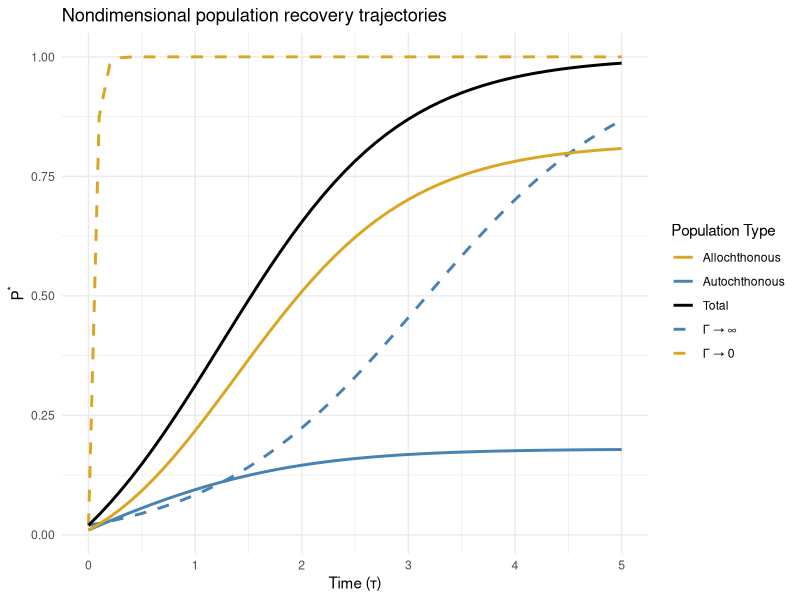
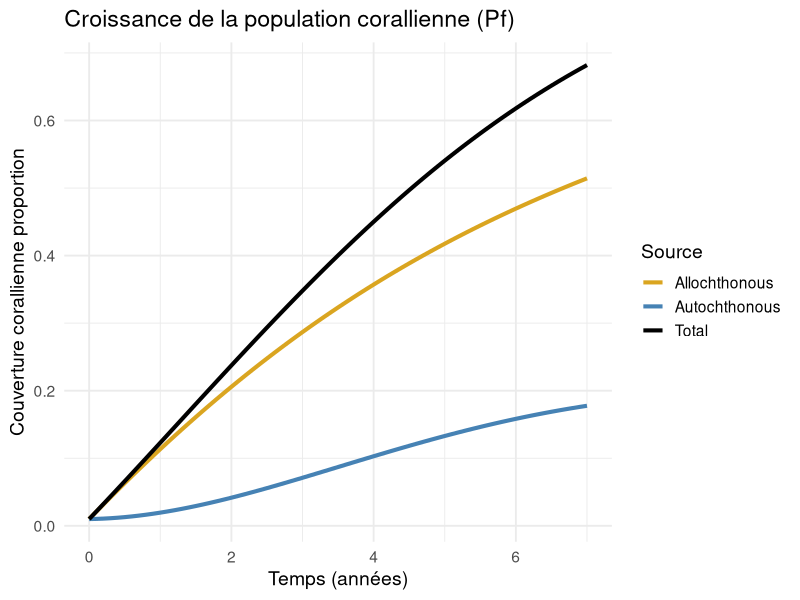
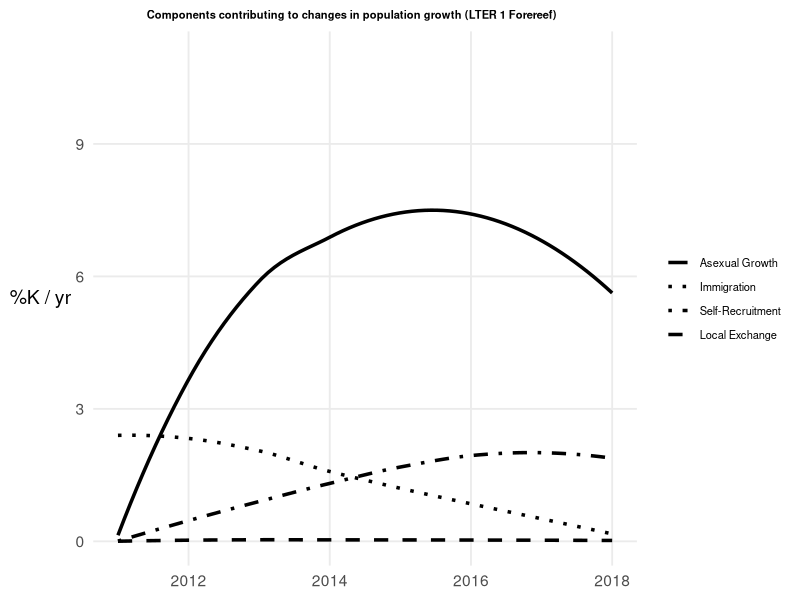
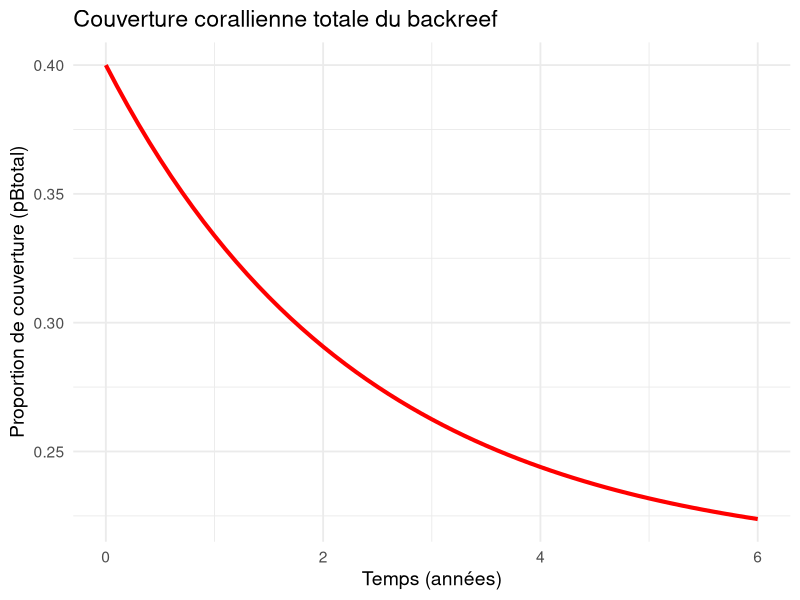
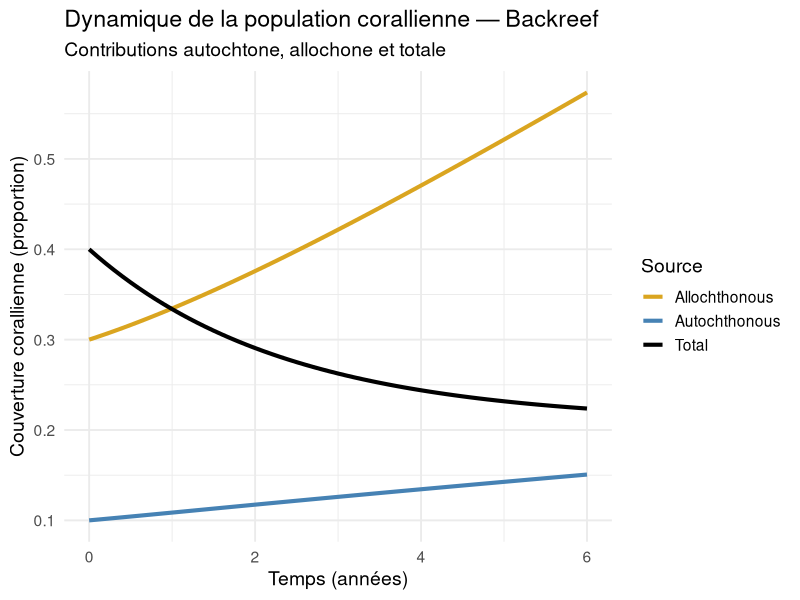
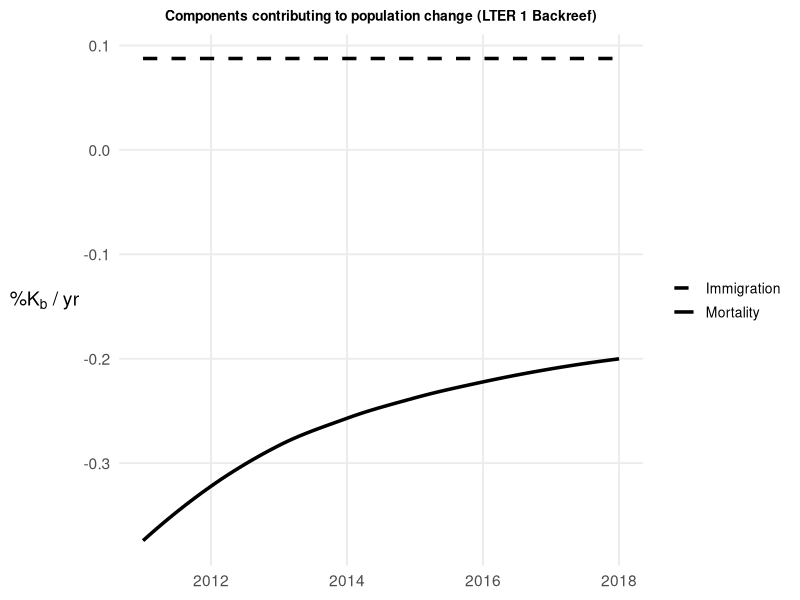
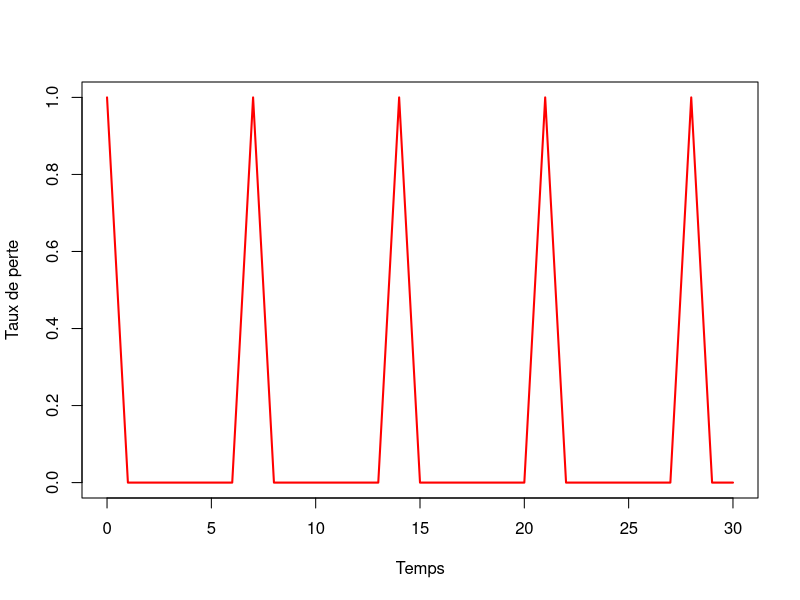
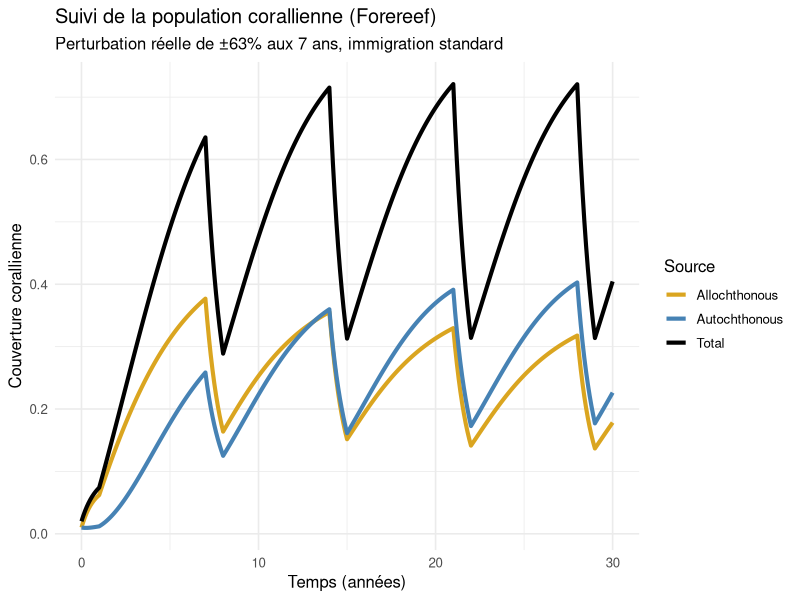

Write R code to recreate these figures, in order.
# PARTIE 1----
# Script des cas limites----
# Script de trajectoires de population sans dimension - figure 2
#Installer et charger les bibliothèques nécessaires
install.packages("deSolve")
install.packages("ggplot2")
library(deSolve)
library(ggplot2)

#Modèle d'équations différentielles
model <- function(t, state, parameters) {
  P_auto <- state[1]  #Population autochtone
  P_allo <- state[2]  #Population allochthone
  K <- parameters$K   #Capacité de soutien
  I <- parameters$I   #Immigration
  Gamma <- parameters$Gamma   #Taux de regénération intrinsèque (facteur de croissance)
  
  #Normalisation des paramètres par la capacité de soutien
  P_auto_norm <- P_auto / K
  P_allo_norm <- P_allo / K
  
  #Équations différentielles du modèle, basées sur les équations 3 de l'article
  #On additionne les deux populations pour le facteur de densité-dépendance pour que notre échelle des y soit sur 1, et non 2
  dP_auto <- (P_auto_norm + P_allo_norm + I/Gamma) * (1 - (P_auto_norm + P_allo_norm))  
  dP_allo <- I/Gamma * (1 - (P_auto_norm + P_allo_norm))  
  
  list(c(dP_auto, dP_allo))
}

#Paramètres du modèle
parameters <- list(K = 1, I = 1)  

#Conditions initiales (ces conditions sont les mêmes que dans le graphique de l'article)
state <- c(P_auto = 0.01, P_allo = 0.01)

#Temps de simulation
times <- seq(0, 5, by = 0.1)

#Résoudre l'ODE pour différents Gamma
parameters$Gamma <- 10   #Cas intermédiaire
out_intermediate <- ode(y = state, times = times, func = model, parms = parameters)

parameters$Gamma <- 0.1   #Immigration dominante (Γ → 0)
out_immigration <- ode(y = state, times = times, func = model, parms = parameters)

parameters$Gamma <- 100   #Croissance intrinsèque dominante (Γ → ∞)
out_intrinsic <- ode(y = state, times = times, func = model, parms = parameters)

#Convertir les résultats en dataframes
df_intermediate <- as.data.frame(out_intermediate)
df_immigration <- as.data.frame(out_immigration)
df_intrinsic <- as.data.frame(out_intrinsic)

#Calculer la population totale
df_intermediate$Total <- df_intermediate$P_auto + df_intermediate$P_allo
df_intrinsic$Total <- df_intrinsic$P_auto + df_intrinsic$P_allo
df_immigration$Total <- df_immigration$P_auto + df_immigration$P_allo

#Tracer la figure avec inversion des couleurs des lignes pleines
ggplot() +
  #Courbes en pointillés pour les cas limites (pas modifiées)
  geom_line(data = df_intrinsic, aes(x = time, y = Total, color = "Γ → ∞"), linetype = "dashed", size = 1) +
  geom_line(data = df_immigration, aes(x = time, y = Total, color = "Γ → 0"), linetype = "dashed", size = 1) +
  
  #Courbes solides pour Γ = 10 
  geom_line(data = df_intermediate, aes(x = time, y = Total, color = "Total"), size = 1) +
  geom_line(data = df_intermediate, aes(x = time, y = P_allo, color = "Autochthonous"), size = 1) +  
  geom_line(data = df_intermediate, aes(x = time, y = P_auto, color = "Allochthonous"), size = 1) +  
  
  #Personnalisation avec couleurs corrigées
  labs(x = "Time (τ)", y = expression(P^"*"), color = "Population Type") +
  theme_minimal() +
  ggtitle("Nondimensional population recovery trajectories") +
  scale_color_manual(values = c("Γ → ∞" = "steelblue", "Γ → 0" = "goldenrod", 
                                "Total" = "black", "Allochthonous" = "goldenrod", "Autochthonous" = "steelblue"))


#Script graphiques avant-récif 3a ----
#Aller chercher dans les bibliothèques
library(deSolve)
library(ggplot2)
library(dplyr)
library(tidyr)


#Paramètres du modèle
params <- list(
  rb = 0.05,   #Taux de croissance autochtone de la population backreef
  rf = 0.15,  #Taux de croissance autochtone de la population forereef
  sigma_f = 0.5,   #Intensité de la croissance larvaire (829 polypes/colonie)
  
  #Coefficients d’interactions (ζ(γβ))
  zeta_bb = 0.01,   #Influence de backreef sur backreef
  zeta_fb = 0.002,    #Influence de forereef sur backreef
  zeta_ff = 0.02,    #Influence de forereef sur forereef AUTO
  zeta_bf = 0.1,   #Influence de backreef sur forereef ALLO (négligeable)
  
  #Apports externes constants
  Ib = 0.08,   #Immigration du backreef
  If = 0.09,       #Immigration du forereef
  
  #Capacités de soutien en proportion?
  Kb = 0.64,     #Capacité de soutien du backreef 0.64 dans article (observé)
  Kf = 0.8     #Capacité de soutien du forereef  0.8 dans article
)

# MODELE 2 - Équations différentielles selon les équations 4
model <- function(time, state, parameters) {
  with(as.list(c(state, parameters)), {
    dFallo  <- sigma_f * zeta_bf * pBtotal + If * (1 - pFtotal / Kf)
    dFauto  <- pFtotal * (rf + sigma_f * zeta_ff) * (1 - pFtotal / Kf)
    dFtotal <- dFallo + dFauto
    dBallo  <- sigma_f * zeta_fb * pFtotal + Ib * (1 - pBtotal / Kb)
    dBauto  <- pBtotal * (rb + sigma_f * zeta_bb) * (1 - pBtotal / Kb)
    dBtotal <- dBallo + dBauto
    list(c(dFallo, dFauto, dFtotal, dBallo, dBauto, dBtotal))
  })
}
#Conditions initiales  MODELE 2 de nos populations
state <- c(pFallo = 0.01, pFauto = 0.01, pFtotal = 0.01, pBallo = 0.3, pBauto = 0.1, pBtotal = 0.4)

#Intervalle de temps en années
times <- seq(0, 7, by = 0.1)

#Résolution numérique du système
out <- ode(y = state, times = times, func = model, parms = params)
out <- as.data.frame(out)

#Mise en forme pour ggplot
plot_data <- out %>%
  select(time, pFallo,pFauto,pFtotal) %>%
  rename(
    Total = pFtotal,
    Allochthonous = pFallo,
    Autochthonous = pFauto
  ) %>%
  pivot_longer(-time, names_to = "Source", values_to = "Value")

#Graphique
ggplot(plot_data, aes(x = time, y = Value, color = Source)) +
  geom_line(size = 1.4) +
  scale_color_manual(
    values = c(
      "Total" = "black",
      "Allochthonous" = "goldenrod",
      "Autochthonous" = "steelblue"  
    )
  ) +
  labs(
    title = "Croissance de la population corallienne (Pf)",
    x = "Temps (années)",
    y = "Couverture corallienne proportion"
  ) +
  theme_minimal(base_size = 14)





# Script graphiques avant-récif 3c----
#Aller chercher dans les bibliothèques
library(ggplot2)
library(dplyr)
library(tidyr)

#Données modélisées
years <- 2011:2018   #Années de l'étude
n <- length(years)

Pf <- seq(0.05, 0.6, length.out = n)   #Population forereef
Pb <- seq(0.2, 0.5, length.out = n)   #Population backreef
Pf[1] <- 0   #Forcer à commencer à 0
Pb[1] <- 0   #Force à commencer à 0

Kf <- 0.8   #Capacité de charge de 80%
rf <- 0.12   #Taux de croissance asexuée 
sigma_f <- 0.05   #Taux de reproduction larvaire (estimé)

zeta_ff <- seq(0.2, 0.8, length.out = n)   #Autorecrutement (forereef vers forereef)
zeta_bf <- seq(0.01, 0.01, length.out = n)   #Recrutement d'échange (forereef vers backreef)
If <- c(0.0075, 0.0095, 0.0085, 0.008, 0.007, 0.006, 0.005, 0.002)   #Immigration externe (données modélisées)

#Calcul des composantes dPf/dt 
asexual <- Pf * rf   #Croissance asexuée
self_recruit <- Pf * sigma_f * zeta_ff   #Autorecrutement (autochtone)
local_exchange <- Pb * sigma_f * zeta_bf   #Échange local
immigration <- If   #Immigration (allochtone)

density_factor <- (1 - Pf / Kf)   #Facteur de densité-dépendance

#Ajustement de chaque composante par le facteur de densité-dépendance
asexual_adj <- asexual * density_factor
self_recruit_adj <- self_recruit * density_factor
local_exchange_adj <- local_exchange * density_factor
immigration_adj <- immigration * density_factor

#Création du dataframe pour le graphique
df <- data.frame(
  Year = rep(years, 4),
  Component = rep(c("Asexual Growth", "Self-Recruitment", "Local Exchange", "Immigration"), each = n),
  Value = c(asexual_adj, self_recruit_adj, local_exchange_adj, immigration_adj)
)

#Mise en forme des données en pourcentage de la capacité de charge par an
df$PercentK <- 100 * df$Value / Kf
scaling_factor <- 2.5   #Amplification des courbes pour un meilleur effet visuel
df$PercentK <- df$PercentK * scaling_factor

#Graphique lissé
ggplot(df, aes(x = Year, y = PercentK, linetype = Component)) +
  geom_smooth(se = FALSE, method = "loess", size = 1.2, color = "black") +
  scale_linetype_manual(
    values = c("solid", "dotted", "dotdash", "dashed"),
    breaks = c("Asexual Growth", "Immigration", "Self-Recruitment", "Local Exchange")
  ) +
  labs(
    title = "Components contributing to changes in population growth (LTER 1 Forereef)",
    y = expression("%K / yr"),
    x = NULL,
    linetype = NULL
  ) +
  coord_cartesian(ylim = c(0, 11)) +
  theme_minimal(base_size = 14) +
  theme(
    legend.position = "right",
    legend.text = element_text(size = 8),
    legend.title = element_text(size = 10),
    panel.grid.minor = element_blank(),
    axis.title.y = element_text(angle = 0, vjust = 0.5),
    plot.title = element_text(hjust = 0.4, face = "bold", size = 8)
  )





# Script graphiques après-récifs 4a----
#Différences: ajout de mortalité et changements états initiaux. 
params <- list(
  mortal <- 0.3,  #taux de mortalité du backreef. 
  
  rb = 0.05,   #Taux de croissance autochtone de la population backreef
  rf = 0.15,  #Taux de croissance autochtone de la population forereef
  sigma_f = 0.5,   #Intensité de la croissance larvaire (829 polypes/colonie)
  
  #Coefficients d’interactions (ζ(γβ))
  zeta_bb = 0.01,   #Influence de backreef sur backreef
  zeta_fb = 0.002,    #Influence de forereef sur backreef #faible
  zeta_ff = 0.2,    #Influence de forereef sur forereef AUTO
  zeta_bf = 0.1,   #Influence de backreef sur forereef ALLO
  
  #Apports externes constants
  Ib = 0.08,   #Immigration du backreef  tiré du graphique 4c
  If = 0.09,       #Immigration du forereef
  
  #Capacités de soutien en proportion?
  Kb = 0.64,     #Capacité de soutien du backreef 0.64 dans article (observé)
  Kf = 0.8     #Capacité de soutien du forereef  0.8 dans article
)

# MODELE 2 - Équations différentielles selon les équations 4
model <- function(time, state, parameters) {
  with(as.list(c(state, parameters)), {
    dFallo  <- sigma_f * zeta_bf * pBtotal + If * (1 - pFtotal / Kf)
    dFauto  <- pFtotal * (rf + sigma_f * zeta_ff) * (1 - pFtotal / Kf)
    dFtotal <- dFallo + dFauto
    dBallo  <- sigma_f * zeta_fb * pFtotal + Ib * (1 - pBtotal / Kb)
    dBauto  <- pBtotal * (rb + sigma_f * zeta_bb) * (1 - pBtotal / Kb)
    dBtotal <- dBallo + dBauto - mortal * pBtotal           ####ici, ajout du paramètre de mortalité
    list(c(dFallo, dFauto, dFtotal, dBallo, dBauto, dBtotal))
  })
}
#Conditions initiales  MODELE 2 de nos populations
state <- c(pFallo = 0.01, pFauto = 0.01, pFtotal = 0.01, pBallo = 0.3, pBauto = 0.1, pBtotal = 0.4)

#Intervalle de temps en années
times <- seq(0, 6, by = 0.1)

#Résolution numérique du système
out <- ode(y = state, times = times, func = model, parms = params)
out <- as.data.frame(out)

#graphique qui reproduit la figure 4a
ggplot(out, aes(x = time, y = pBtotal)) +
  geom_line(color = "red", size = 1.4) +
  labs(
    title = "Couverture corallienne totale du backreef",
    x = "Temps (années)",
    y = "Proportion de couverture (pBtotal)"
  ) +
  theme_minimal(base_size = 14)


#Si on veux afficher vraiment toutes les courbes.(garder en tête que la mortalité est appliquée après la somme des courbes)
backreef_data <- out %>%
  select(time, pBallo, pBauto, pBtotal) %>%
  rename(
    Allochthonous = pBallo,
    Autochthonous = pBauto,
    Total = pBtotal
  ) %>%
  pivot_longer(-time, names_to = "Source", values_to = "Value")

# Graphique
ggplot(backreef_data, aes(x = time, y = Value, color = Source)) +
  geom_line(size = 1.4) +
  scale_color_manual(
    values = c(
      "Total" = "black",
      "Allochthonous" = "goldenrod",
      "Autochthonous" = "steelblue"
    )
  ) +
  labs(
    title = "Dynamique de la population corallienne — Backreef",
    subtitle = "Contributions autochtone, allochone et totale",
    x = "Temps (années)",
    y = "Couverture corallienne (proportion)",
    color = "Source"
  ) +
  theme_minimal(base_size = 14)





# Script graphiques après-récifs 4c----
#Aller chercher les bibliothèques nécessaires
library(ggplot2)
library(dplyr)
library(tidyr)

#Paramètres
years <- 2011:2018   #Années de l'étude
n <- length(years)

# Populations
Pf <- seq(0.05, 0.6, length.out = n)  #Population forereef
Pb <- seq(0.2, 0.5, length.out = n)   #Population backreef
Pf[1] <- 0   #Forcer à commencer à 0
Pb[1] <- 0

#Paramètres biologiques
Kb <- 0.8   #Capacité de soutien (backreef)
rb <- 0.1   #Croissance asexuée (backreef)
sigma_f <- 0.05   #Taux de reproduction larvaire

zeta_bb <- seq(0.2, 0.7, length.out = n)  #Autorecrutement backreef vers backreef
zeta_fb <- rep(0.01, n)  #Échange forereef vers backreef

#Calcul des composantes dPb/dt
intrinsic <- Pb * (rb + sigma_f * zeta_bb)  #Croissance et autorecrutement
exchange <- Pf * sigma_f * zeta_fb          #Recrutement d’échange local
immigration <- rep(0.0007, n)   #Immigration

#Facteur de densité-dépendance
density_factor <- (1 - Pb / Kb)

#Ajustement de chaque composante par le facteur de densité-dépendance
intrinsic_adj <- intrinsic * density_factor
exchange_adj <- exchange * density_factor
immigration_adj <- immigration   #L'immigragtion reste constante peu importe la densité de la population

#Variation totale
total_change <- intrinsic_adj + exchange_adj + immigration_adj

#Estimation de la courbe de mortalité
mortalite <- -0.003 + 0.0022 * (years - min(years)) / ((years - min(years)) + 4)

#Création du dataframe pour le graphique
df_backreef <- data.frame(
  Year = rep(years, 2),
  Component = rep(c("Immigration", "Mortality"), each = n),
  Value = c(immigration_adj, mortalite)
)

#Mise en forme des données en pourcentage de la capacité de charge par an
df_backreef$PercentKb <- 100 * df_backreef$Value / Kb

#Graphique lissé
ggplot(df_backreef, aes(x = Year, y = PercentKb, linetype = Component)) +
  geom_smooth(se = FALSE, method = "loess", size = 1.2, color = "black") +
  scale_linetype_manual(values = c("Immigration" = "dashed", "Mortality" = "solid")) +
  labs(
    title = "Components contributing to population change (LTER 1 Backreef)",
    y = expression("%K"[b] * " / yr"),
    x = NULL,
    linetype = NULL
  ) +
  coord_cartesian(ylim = c(min(df_backreef$PercentKb), max(df_backreef$PercentKb))) +
  theme_minimal(base_size = 14) +
  theme(
    legend.position = "right",
    legend.text = element_text(size = 10),
    legend.title = element_text(size = 10),
    panel.grid.minor = element_blank(),
    axis.title.y = element_text(angle = 0, vjust = 0.5),
    plot.title = element_text(hjust = 0.5, face = "bold", size = 10)
  )





# PARTIE 2----
# Script graphique peak=1 period=7----
#fonction qui représente la variation de mortalité aux 7 ans
times <- seq(0,30, by=1)

#voir photo chatgpt pour comprendre que pour une vrai chute de 99%, il faut peak=5.
taux_perte <- function(t, peak = 1, period = 7, pulse_width = 1) {   #peak=amplitude de la perturbation. C'est une perte continue de 0,50/ans appliqué sur [width] ans.
  if ((t %% period) < pulse_width) { 
    return(peak)
  } else {
    
                  #donc si le temps est pas dans la période de perturbation, on retourne 0
    return(0) 
  }
}
#visualisation de cette fonction
plot(times, sapply(times, taux_perte), type = "l",
     ylab = "Taux de perte", xlab = "Temps", col = "red", lwd = 2)


#Paramètres du modèle
params <- list(
  mortal <- 0.6,  #taux de mortalité constante du backreef pck c difficile la vie.
  
  rb = 0.05,   #Taux de croissance autochtone de la population backreef
  rf = 0.15,  #Taux de croissance autochtone de la population forereef
  sigma_f = 0.5,   #Intensité de la croissance larvaire (829 polypes/colonie)
  
  #Coefficients d’interactions (ζ(γβ))
  zeta_bb = 0.01,   #Influence de backreef sur backreef
  zeta_fb = 0.002,    #Influence de forereef sur backreef
  zeta_ff = 0.2,    #Influence de forereef sur forereef AUTO
  zeta_bf = 0.1,   #Influence de backreef sur forereef ALLO
  
  #Apports externes constants
  Ib = 0.08,   #Immigration du backreef
  If = 0.09,       #Immigration du forereef
  
  #Capacités de soutien en proportion (basé sur étendue max observée, tiré de l'article)
  Kb = 0.64,     #Capacité de soutien du backreef 0.64 dans article (observé)
  Kf = 0.8     #Capacité de soutien du forereef  0.8 dans article
)

# MODELE 2 - Équations différentielles selon les équations 4 ici, j'ai enlevé pftotal, et je l'ai remplacé par la somme. 
model <- function(time, state, parameters) {
  with(as.list(c(state, parameters)), {
    pertes_t <- taux_perte(time)
    
    dFallo  <- (sigma_f * zeta_bf * pBtotal + If * (1 - (pFauto + pFallo) / Kf)) - (pertes_t * (pFallo))
    dFauto  <- ((pFauto + pFallo) * (rf + sigma_f * zeta_ff) * (1 - (pFauto + pFallo) / Kf)) - (pertes_t * (pFauto))
    
    dBallo  <- (sigma_f * zeta_fb * (pFauto + pFallo) + Ib * (1 - pBtotal / Kb)) - (pertes_t * pBallo)
    dBauto  <- (pBtotal * (rb + sigma_f * zeta_bb) * (1 - pBtotal / Kb)) - (pertes_t * pBauto)
    dBtotal <- (dBallo + dBauto - mortal * pBtotal) 
    
    list(c(dFallo, dFauto, dBallo, dBauto, dBtotal))
  })
}
#Conditions initiales  MODELE 2 de nos populations
state <- c(pFallo = 0.01, pFauto = 0.01, pBallo = 0.3, pBauto = 0.1, pBtotal = 0.4)

#Intervalle de temps en années
times <- seq(0, 30, by = 0.1)

#Résolution numérique du système
out <- ode(y = state, times = times, func = model, parms = params)
out <- as.data.frame(out)
out$pFtotal <- out$pFauto + out$pFallo  #calcul de la somme

#Mise en forme pour ggplot
plot_data <- out %>%
  select(time, pFallo,pFauto,pFtotal) %>%
  rename(
    Total = pFtotal,
    Allochthonous = pFallo,
    Autochthonous = pFauto
  ) %>%
  pivot_longer(-time, names_to = "Source", values_to = "Value")

#Graphique
ggplot(plot_data, aes(x = time, y = Value, color = Source)) +
  geom_line(size = 1.4) +
  scale_color_manual(
    values = c(
      "Total" = "black",
      "Allochthonous" = "goldenrod",
      "Autochthonous" = "steelblue"  
    )
  ) +
  labs(
    title = "Suivi de la population corallienne (Forereef)",
    subtitle = "Perturbation réelle de ±63% aux 7 ans, immigration standard",
    x = "Temps (années)",
    y = "Couverture corallienne"
  ) +
  theme_minimal(base_size = 12)




# Script graphique peak=1 period=2----
#fonction qui représente la variation de mortalité aux 7 ans
times <- seq(0,30, by=1)

#voir photo chatgpt pour comprendre que pour une vrai chute de 99%, il faut peak=5.
taux_perte <- function(t, peak = 1, period = 2, pulse_width = 1) {   #peak=amplitude de la perturbation. C'est une perte continue de 0,50/ans appliqué sur [width] ans.
  if ((t %% period) < pulse_width) { 
    return(peak)
  } else {
    
    #donc si le temps est pas dans la période de perturbation, on retourne 0
    return(0) 
  }
}
#visualisation de cette fonction
plot(times, sapply(times, taux_perte), type = "l",
     ylab = "Taux de perte", xlab = "Temps", col = "red", lwd = 2)


#Paramètres du modèle
params <- list(
  mortal <- 0.6,  #taux de mortalité constante du backreef pck c difficile la vie.
  
  rb = 0.05,   #Taux de croissance autochtone de la population backreef
  rf = 0.15,  #Taux de croissance autochtone de la population forereef
  sigma_f = 0.5,   #Intensité de la croissance larvaire (829 polypes/colonie)
  
  #Coefficients d’interactions (ζ(γβ))
  zeta_bb = 0.01,   #Influence de backreef sur backreef
  zeta_fb = 0.002,    #Influence de forereef sur backreef
  zeta_ff = 0.2,    #Influence de forereef sur forereef AUTO
  zeta_bf = 0.1,   #Influence de backreef sur forereef ALLO
  
  #Apports externes constants
  Ib = 0.08,   #Immigration du backreef
  If = 0.09,       #Immigration du forereef
  
  #Capacités de soutien en proportion (basé sur étendue max observée, tiré de l'article)
  Kb = 0.64,     #Capacité de soutien du backreef 0.64 dans article (observé)
  Kf = 0.8     #Capacité de soutien du forereef  0.8 dans article
)

# MODELE 2 - Équations différentielles selon les équations 4 ici, j'ai enlevé pftotal, et je l'ai remplacé par la somme. 
model <- function(time, state, parameters) {
  with(as.list(c(state, parameters)), {
    pertes_t <- taux_perte(time)
    
    dFallo  <- (sigma_f * zeta_bf * pBtotal + If * (1 - (pFauto + pFallo) / Kf)) - (pertes_t * (pFallo))
    dFauto  <- ((pFauto + pFallo) * (rf + sigma_f * zeta_ff) * (1 - (pFauto + pFallo) / Kf)) - (pertes_t * (pFauto))
    
    dBallo  <- (sigma_f * zeta_fb * (pFauto + pFallo) + Ib * (1 - pBtotal / Kb)) - (pertes_t * pBallo)
    dBauto  <- (pBtotal * (rb + sigma_f * zeta_bb) * (1 - pBtotal / Kb)) - (pertes_t * pBauto)
    dBtotal <- (dBallo + dBauto - mortal * pBtotal) 
    
    list(c(dFallo, dFauto, dBallo, dBauto, dBtotal))
  })
}
#Conditions initiales  MODELE 2 de nos populations
state <- c(pFallo = 0.01, pFauto = 0.01, pBallo = 0.3, pBauto = 0.1, pBtotal = 0.4)

#Intervalle de temps en années
times <- seq(0, 30, by = 0.1)

#Résolution numérique du système
out <- ode(y = state, times = times, func = model, parms = params)
out <- as.data.frame(out)
out$pFtotal <- out$pFauto + out$pFallo  #calcul de la somme

#Mise en forme pour ggplot
plot_data <- out %>%
  select(time, pFallo,pFauto,pFtotal) %>%
  rename(
    Total = pFtotal,
    Allochthonous = pFallo,
    Autochthonous = pFauto
  ) %>%
  pivot_longer(-time, names_to = "Source", values_to = "Value")

#Graphique
ggplot(plot_data, aes(x = time, y = Value, color = Source)) +
  geom_line(size = 1.4) +
  scale_color_manual(
    values = c(
      "Total" = "black",
      "Allochthonous" = "goldenrod",
      "Autochthonous" = "steelblue"  
    )
  ) +
  labs(
    title = "Suivi de la population corallienne (Forereef)",
    subtitle = "Perturbation réelle de ±63% aux 2 ans, immigration standard",
    x = "Temps (années)",
    y = "Couverture corallienne"
  ) +
  theme_minimal(base_size = 12)

# Script graphique peak=5 period=7----
#fonction qui représente la variation de mortalité aux 7 ans
#fonction qui représente la variation de mortalité aux 7 ans
times <- seq(0,30, by=1)

#voir photo chatgpt pour comprendre que pour une vrai chute de 99%, il faut peak=5.
taux_perte <- function(t, peak = 5, period = 7, pulse_width = 1) {   #peak=amplitude de la perturbation. C'est une perte continue de 0,50/ans appliqué sur [width] ans.
  if ((t %% period) < pulse_width) { 
    return(peak)
  } else {
    
    #donc si le temps est pas dans la période de perturbation, on retourne 0
    return(0) 
  }
}
#visualisation de cette fonction
plot(times, sapply(times, taux_perte), type = "l",
     ylab = "Taux de perte", xlab = "Temps", col = "red", lwd = 2)


#Paramètres du modèle
params <- list(
  mortal <- 0.6,  #taux de mortalité constante du backreef pck c difficile la vie.
  
  rb = 0.05,   #Taux de croissance autochtone de la population backreef
  rf = 0.15,  #Taux de croissance autochtone de la population forereef
  sigma_f = 0.5,   #Intensité de la croissance larvaire (829 polypes/colonie)
  
  #Coefficients d’interactions (ζ(γβ))
  zeta_bb = 0.01,   #Influence de backreef sur backreef
  zeta_fb = 0.002,    #Influence de forereef sur backreef
  zeta_ff = 0.2,    #Influence de forereef sur forereef AUTO
  zeta_bf = 0.1,   #Influence de backreef sur forereef ALLO
  
  #Apports externes constants
  Ib = 0.08,   #Immigration du backreef
  If = 0.09,       #Immigration du forereef
  
  #Capacités de soutien en proportion (basé sur étendue max observée, tiré de l'article)
  Kb = 0.64,     #Capacité de soutien du backreef 0.64 dans article (observé)
  Kf = 0.8     #Capacité de soutien du forereef  0.8 dans article
)

# MODELE 2 - Équations différentielles selon les équations 4 ici, j'ai enlevé pftotal, et je l'ai remplacé par la somme. 
model <- function(time, state, parameters) {
  with(as.list(c(state, parameters)), {
    pertes_t <- taux_perte(time)
    
    dFallo  <- (sigma_f * zeta_bf * pBtotal + If * (1 - (pFauto + pFallo) / Kf)) - (pertes_t * (pFallo))
    dFauto  <- ((pFauto + pFallo) * (rf + sigma_f * zeta_ff) * (1 - (pFauto + pFallo) / Kf)) - (pertes_t * (pFauto))
    
    dBallo  <- (sigma_f * zeta_fb * (pFauto + pFallo) + Ib * (1 - pBtotal / Kb)) - (pertes_t * pBallo)
    dBauto  <- (pBtotal * (rb + sigma_f * zeta_bb) * (1 - pBtotal / Kb)) - (pertes_t * pBauto)
    dBtotal <- (dBallo + dBauto - mortal * pBtotal) 
    
    list(c(dFallo, dFauto, dBallo, dBauto, dBtotal))
  })
}
#Conditions initiales  MODELE 2 de nos populations
state <- c(pFallo = 0.01, pFauto = 0.01, pBallo = 0.3, pBauto = 0.1, pBtotal = 0.4)

#Intervalle de temps en années
times <- seq(0, 30, by = 0.1)

#Résolution numérique du système
out <- ode(y = state, times = times, func = model, parms = params)
out <- as.data.frame(out)
out$pFtotal <- out$pFauto + out$pFallo  #calcul de la somme

#Mise en forme pour ggplot
plot_data <- out %>%
  select(time, pFallo,pFauto,pFtotal) %>%
  rename(
    Total = pFtotal,
    Allochthonous = pFallo,
    Autochthonous = pFauto
  ) %>%
  pivot_longer(-time, names_to = "Source", values_to = "Value")

#Graphique
ggplot(plot_data, aes(x = time, y = Value, color = Source)) +
  geom_line(size = 1.4) +
  scale_color_manual(
    values = c(
      "Total" = "black",
      "Allochthonous" = "goldenrod",
      "Autochthonous" = "steelblue"  
    )
  ) +
  labs(
    title = "Suivi de la population corallienne (Forereef)",
    subtitle = "Perturbation réelle de ±99% aux 7 ans, immigration standard",
    x = "Temps (années)",
    y = "Couverture corallienne"
  ) +
  theme_minimal(base_size = 12)

# Script graphique peak=5 period=2----
#fonction qui représente la variation de mortalité aux 7 ans
times <- seq(0,30, by=1)

#voir photo chatgpt pour comprendre que pour une vrai chute de 99%, il faut peak=5.
taux_perte <- function(t, peak = 5, period = 2, pulse_width = 1) {   #peak=amplitude de la perturbation. C'est une perte continue de 0,50/ans appliqué sur [width] ans.
  if ((t %% period) < pulse_width) { 
    return(peak)
  } else {
    
    #donc si le temps est pas dans la période de perturbation, on retourne 0
    return(0) 
  }
}
#visualisation de cette fonction
plot(times, sapply(times, taux_perte), type = "l",
     ylab = "Taux de perte", xlab = "Temps", col = "red", lwd = 2)


#Paramètres du modèle
params <- list(
  mortal <- 0.6,  #taux de mortalité constante du backreef pck c difficile la vie.
  
  rb = 0.05,   #Taux de croissance autochtone de la population backreef
  rf = 0.15,  #Taux de croissance autochtone de la population forereef
  sigma_f = 0.5,   #Intensité de la croissance larvaire (829 polypes/colonie)
  
  #Coefficients d’interactions (ζ(γβ))
  zeta_bb = 0.01,   #Influence de backreef sur backreef
  zeta_fb = 0.002,    #Influence de forereef sur backreef
  zeta_ff = 0.2,    #Influence de forereef sur forereef AUTO
  zeta_bf = 0.1,   #Influence de backreef sur forereef ALLO
  
  #Apports externes constants
  Ib = 0.08,   #Immigration du backreef
  If = 0.09,       #Immigration du forereef
  
  #Capacités de soutien en proportion (basé sur étendue max observée, tiré de l'article)
  Kb = 0.64,     #Capacité de soutien du backreef 0.64 dans article (observé)
  Kf = 0.8     #Capacité de soutien du forereef  0.8 dans article
)

# MODELE 2 - Équations différentielles selon les équations 4 ici, j'ai enlevé pftotal, et je l'ai remplacé par la somme. 
model <- function(time, state, parameters) {
  with(as.list(c(state, parameters)), {
    pertes_t <- taux_perte(time)
    
    dFallo  <- (sigma_f * zeta_bf * pBtotal + If * (1 - (pFauto + pFallo) / Kf)) - (pertes_t * (pFallo))
    dFauto  <- ((pFauto + pFallo) * (rf + sigma_f * zeta_ff) * (1 - (pFauto + pFallo) / Kf)) - (pertes_t * (pFauto))
    
    dBallo  <- (sigma_f * zeta_fb * (pFauto + pFallo) + Ib * (1 - pBtotal / Kb)) - (pertes_t * pBallo)
    dBauto  <- (pBtotal * (rb + sigma_f * zeta_bb) * (1 - pBtotal / Kb)) - (pertes_t * pBauto)
    dBtotal <- (dBallo + dBauto - mortal * pBtotal) 
    
    list(c(dFallo, dFauto, dBallo, dBauto, dBtotal))
  })
}
#Conditions initiales  MODELE 2 de nos populations
state <- c(pFallo = 0.01, pFauto = 0.01, pBallo = 0.3, pBauto = 0.1, pBtotal = 0.4)

#Intervalle de temps en années
times <- seq(0, 30, by = 0.1)

#Résolution numérique du système
out <- ode(y = state, times = times, func = model, parms = params)
out <- as.data.frame(out)
out$pFtotal <- out$pFauto + out$pFallo  #calcul de la somme

#Mise en forme pour ggplot
plot_data <- out %>%
  select(time, pFallo,pFauto,pFtotal) %>%
  rename(
    Total = pFtotal,
    Allochthonous = pFallo,
    Autochthonous = pFauto
  ) %>%
  pivot_longer(-time, names_to = "Source", values_to = "Value")

#Graphique
ggplot(plot_data, aes(x = time, y = Value, color = Source)) +
  geom_line(size = 1.4) +
  scale_color_manual(
    values = c(
      "Total" = "black",
      "Allochthonous" = "goldenrod",
      "Autochthonous" = "steelblue"  
    )
  ) +
  labs(
    title = "Suivi de la population corallienne (Forereef)",
    subtitle = "Perturbation réelle de ±99% aux 2 ans, immigration standard",
    x = "Temps (années)",
    y = "Couverture corallienne"
  ) +
  theme_minimal(base_size = 12)
